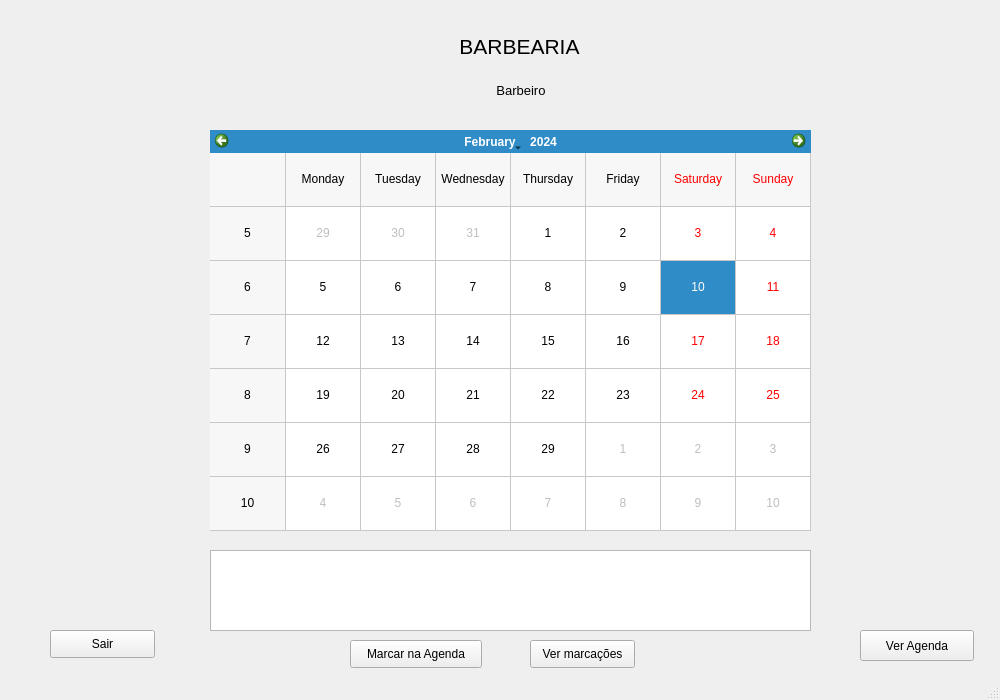
<?xml version="1.0" encoding="UTF-8"?>
<ui version="4.0">
 <class>Tela_Barbeiro</class>
 <widget class="QMainWindow" name="Tela_Barbeiro">
  <property name="geometry">
   <rect>
    <x>0</x>
    <y>0</y>
    <width>1000</width>
    <height>700</height>
   </rect>
  </property>
  <property name="sizePolicy">
   <sizepolicy hsizetype="Fixed" vsizetype="Fixed">
    <horstretch>0</horstretch>
    <verstretch>0</verstretch>
   </sizepolicy>
  </property>
  <property name="minimumSize">
   <size>
    <width>1000</width>
    <height>700</height>
   </size>
  </property>
  <property name="maximumSize">
   <size>
    <width>1000</width>
    <height>700</height>
   </size>
  </property>
  <property name="acceptDrops">
   <bool>false</bool>
  </property>
  <property name="windowTitle">
   <string>MainWindow</string>
  </property>
  <property name="documentMode">
   <bool>true</bool>
  </property>
  <property name="tabShape">
   <enum>QTabWidget::Rounded</enum>
  </property>
  <widget class="QWidget" name="centralwidget">
   <widget class="QLabel" name="label_2">
    <property name="geometry">
     <rect>
      <x>490</x>
      <y>80</y>
      <width>62</width>
      <height>21</height>
     </rect>
    </property>
    <property name="text">
     <string>&lt;html&gt;&lt;head/&gt;&lt;body&gt;&lt;p align=&quot;center&quot;&gt;&lt;span style=&quot; font-size:10pt;&quot;&gt;Barbeiro&lt;/span&gt;&lt;/p&gt;&lt;/body&gt;&lt;/html&gt;</string>
    </property>
   </widget>
   <widget class="QCalendarWidget" name="calendarWidget">
    <property name="enabled">
     <bool>true</bool>
    </property>
    <property name="geometry">
     <rect>
      <x>210</x>
      <y>130</y>
      <width>601</width>
      <height>401</height>
     </rect>
    </property>
    <property name="acceptDrops">
     <bool>false</bool>
    </property>
    <property name="selectedDate">
     <date>
      <year>2024</year>
      <month>2</month>
      <day>10</day>
     </date>
    </property>
    <property name="gridVisible">
     <bool>true</bool>
    </property>
    <property name="selectionMode">
     <enum>QCalendarWidget::SingleSelection</enum>
    </property>
    <property name="horizontalHeaderFormat">
     <enum>QCalendarWidget::LongDayNames</enum>
    </property>
   </widget>
   <widget class="QLabel" name="label">
    <property name="geometry">
     <rect>
      <x>450</x>
      <y>30</y>
      <width>139</width>
      <height>33</height>
     </rect>
    </property>
    <property name="text">
     <string>&lt;html&gt;&lt;head/&gt;&lt;body&gt;&lt;p align=&quot;center&quot;&gt;&lt;span style=&quot; font-size:16pt;&quot;&gt;BARBEARIA&lt;/span&gt;&lt;/p&gt;&lt;/body&gt;&lt;/html&gt;</string>
    </property>
   </widget>
   <widget class="QPushButton" name="pushButton_2">
    <property name="geometry">
     <rect>
      <x>350</x>
      <y>640</y>
      <width>132</width>
      <height>28</height>
     </rect>
    </property>
    <property name="text">
     <string>Marcar na Agenda</string>
    </property>
   </widget>
   <widget class="QPushButton" name="pushButton">
    <property name="geometry">
     <rect>
      <x>530</x>
      <y>640</y>
      <width>105</width>
      <height>28</height>
     </rect>
    </property>
    <property name="text">
     <string>Ver marcações</string>
    </property>
   </widget>
   <widget class="QPushButton" name="pushButton_3">
    <property name="geometry">
     <rect>
      <x>50</x>
      <y>630</y>
      <width>105</width>
      <height>28</height>
     </rect>
    </property>
    <property name="text">
     <string>Sair</string>
    </property>
   </widget>
   <widget class="QListView" name="listView">
    <property name="enabled">
     <bool>true</bool>
    </property>
    <property name="geometry">
     <rect>
      <x>210</x>
      <y>550</y>
      <width>601</width>
      <height>81</height>
     </rect>
    </property>
    <property name="editTriggers">
     <set>QAbstractItemView::NoEditTriggers</set>
    </property>
    <property name="selectionMode">
     <enum>QAbstractItemView::SingleSelection</enum>
    </property>
   </widget>
   <widget class="QPushButton" name="pushButton_4">
    <property name="geometry">
     <rect>
      <x>860</x>
      <y>630</y>
      <width>114</width>
      <height>31</height>
     </rect>
    </property>
    <property name="text">
     <string>Ver Agenda</string>
    </property>
   </widget>
  </widget>
  <widget class="QStatusBar" name="statusbar"/>
 </widget>
 <resources/>
 <connections/>
</ui>
